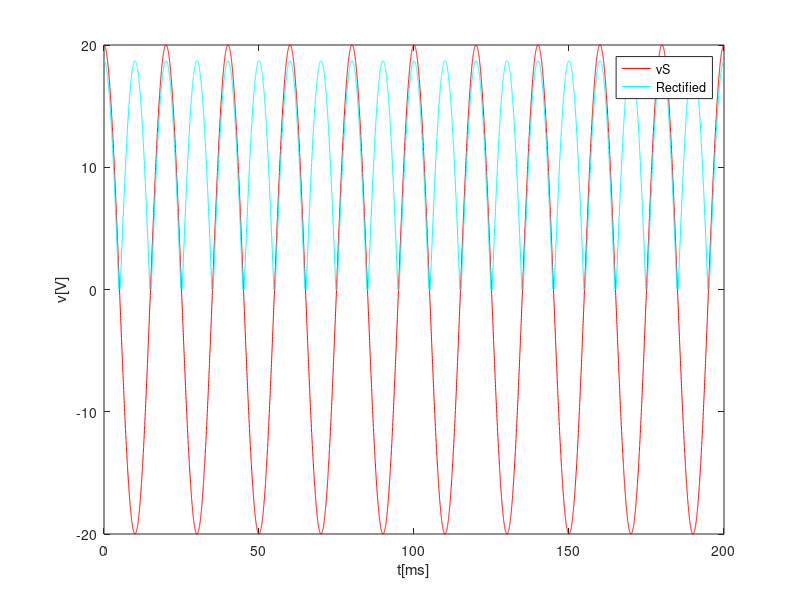
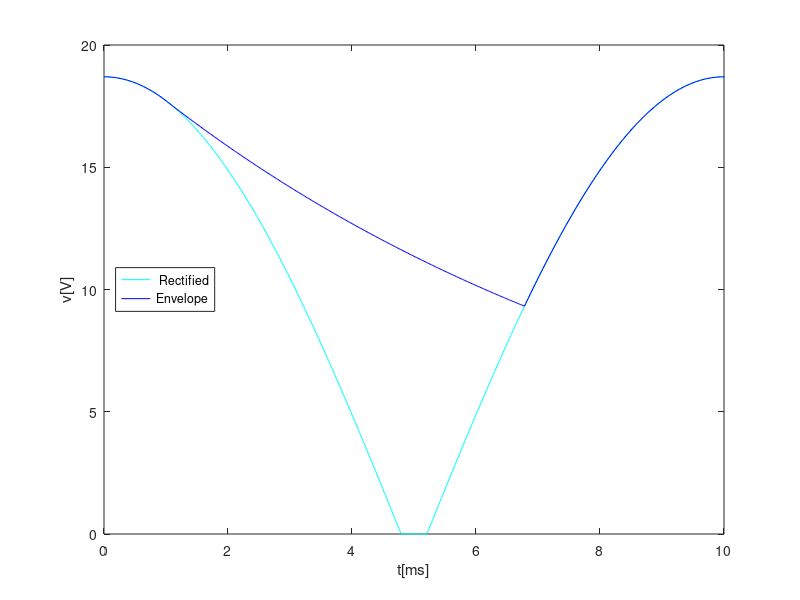
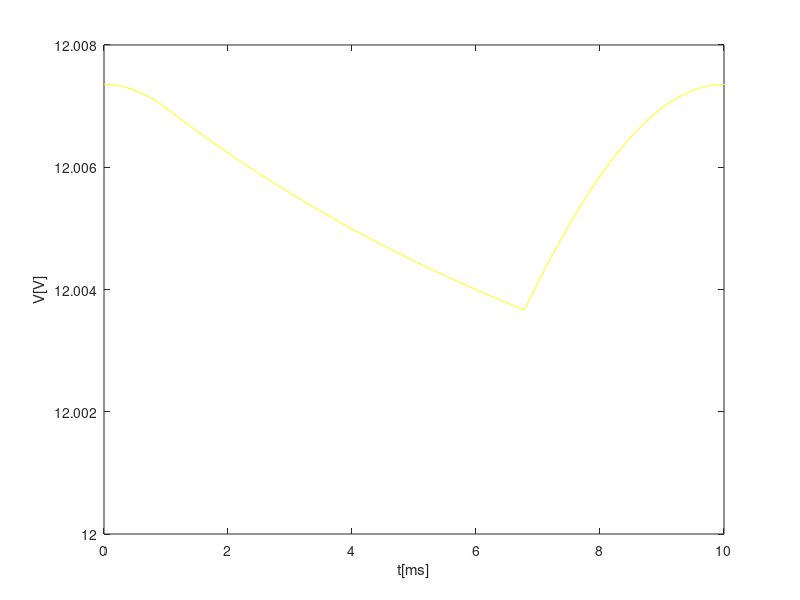
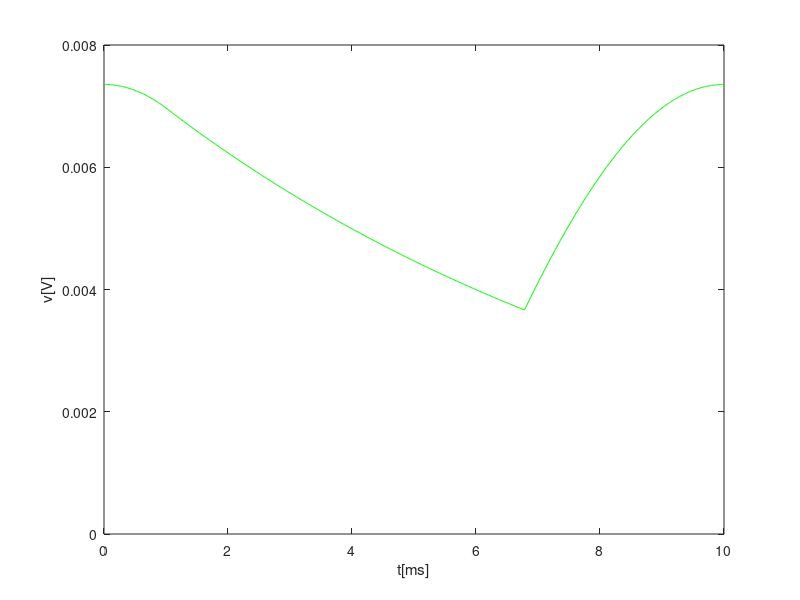

The MATLAB source for these figures, in order: (Note: this script raises an error after producing the figures.)
close all
clear all
vT=25e-3;
f=50;
w=2*pi*f;
R=3e3;
C=3e-6;
vON=0.65;

t=linspace(0, 0.2, 10000);
A = 20;
vS=A*cos(w*t);
vOhr= zeros(1,length(t));
for i=1:length(t)
  if(vS(i) >= 2*vON)
    vOhr(i) = vS(i) - 2*vON;
  elseif (vS(i)<= -2*vON)
    vOhr(i) = -vS(i) - 2*vON;
  else
    vOhr(i) = 0;
  endif
endfor

figure
plot(t*1000, vS, "r-;vS;")
hold on;
plot(t*1000, vOhr, "c-;Rectified;")
xlabel ("t[ms]")
ylabel ("v[V]")
print ("vo.eps", "-depsc");

%envelope detector
tOFF=atan(1/(w*R*C))/w

vOnexp = (A*cos(w*tOFF)- 2*vON)*exp(-(t-tOFF)/(R*C));

figure
plot(t*1000, vOhr, "c-; Rectified;")
hold on;
T=1/f
for i=1:length(t)
if t(i) < tOFF
    vO(i) = vOhr(i);
  elseif vOnexp(i) > vOhr(i)
   vO(i) = vOnexp(i);
  else
    vO(i) = vOhr(i);
  endif
endfor

plot(t*1000, vO, "b-;Envelope;")
hold off;
axis ([0 10])
xlabel ("t[ms]")
ylabel ("v[V]")
legend ('location', 'west');
print ("venvlope.eps", "-depsc");


%voltage regulator
Is=1e-12;
vT=25e-3;
vON=0.65;
Vd = 12/18;
vlim =18*vON;
rd=vT/(Is*exp(Vd/vT))
vo= zeros(1,length(t));


figure;
%limit
%for i=1:length(t)
 % if vO(i) > vlim
  %  vO(i) = vlim;
 % elseif vO(i) < -vlim
  %  vO(i) = -vlim;
 % endif
%endfor

for i=1:length(t)
vo(i) =18*rd/(R+18*rd) *vO(i);
endfor

  VO=12;
  vOr= zeros(1,length(t));
for i=1:length(t)
vOr(i)=VO+vo(i);
endfor

plot(t*1000, vOr, 'y');
axis ([0 10])
xlabel ("t[ms]")
ylabel ("V[V]")
print ("vregulator.eps", "-depsc");

plot(t*1000, vo, 'g');
axis ([0 10])
xlabel ("t[ms]")
ylabel ("v[V]")
print ("vfinal.eps", "-depsc");


%DC output level
t2 = linspace(0, 0.2, 50);
aux= zeros(1,length(t2));
for i=1:length(t2)
  aux(i) = vOr(i);
endfor

vav = mean(aux, "a")


%Ripple
vmax = max(aux);
vmin = min(aux);

rip = vmax - vmin
